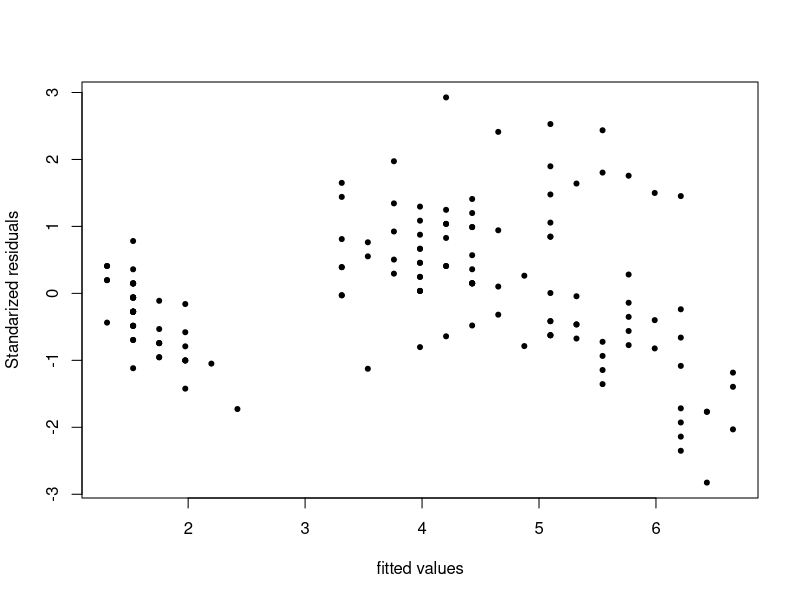
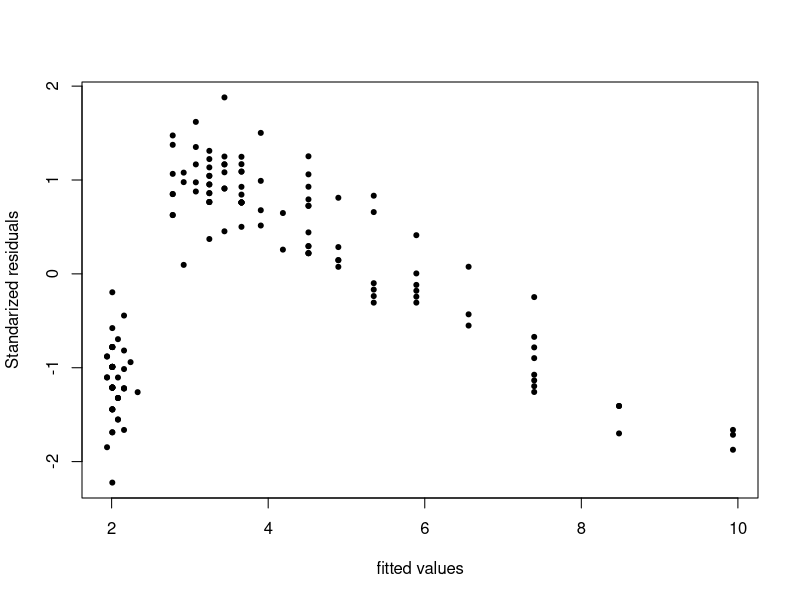
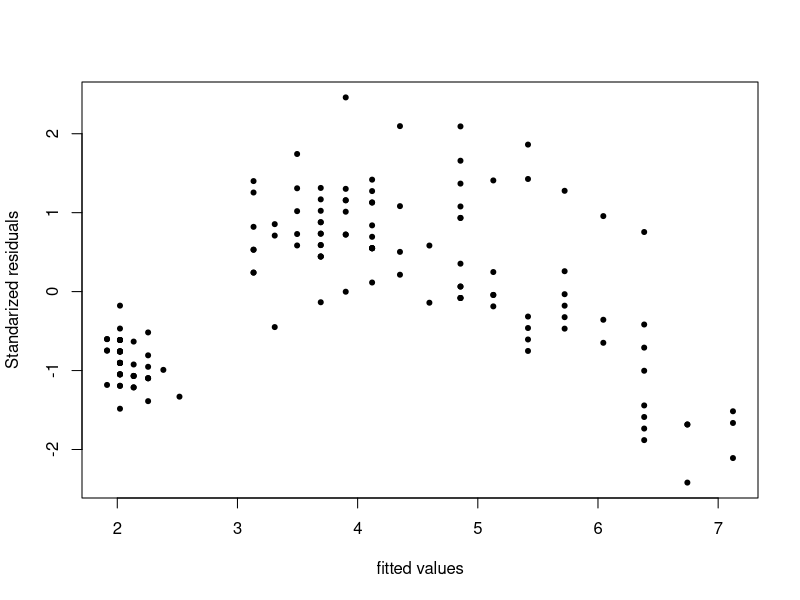
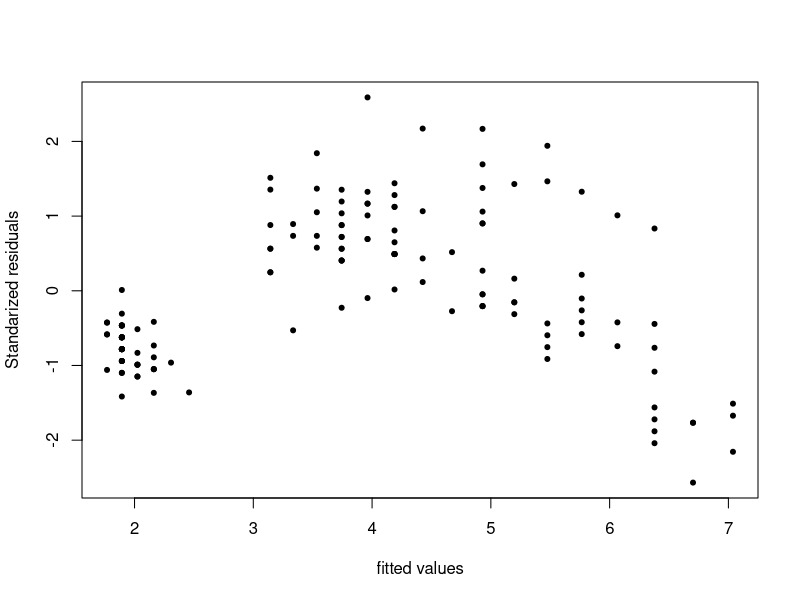

Generate these figures, in order, with R:
## ---- chunk 1
knitr::opts_chunk$set(echo = TRUE)
## ---- chunk 2
library(tidyverse)
data <- tribble(~Population, ~SLA, 
        "Flagstaff", 2, "Flagstaff", 1, "Flagstaff", 2,
        "Sedona", 5, "Sedona", 6, "Sedona", 7,
        "CampV", 10, "CampV", 11, "CampV", 10)

pop <- group_by(data, Population)
SLAtable <- summarise(pop, meanSLA = mean(SLA)); SLAtable

#ANOVA
model1 <- aov(SLA ~ Population, data=data)
summary(model1)

#ANOVA run as a linear model
model2 <- lm(SLA ~ Population, data=data)
summary(model2)

#in this simple model, 
#notice that the Intercept is the mean SLA of the 
#reference group
#then population Flagstaff Coefficient
#is 10.333 - 8.667 = 1.67 (mean of the Flagstaff pop)
#Sedona population =  10.3333 - 4.3333
#6 = mean SLA of the Sedona population
## ---- chunk 3
data(iris)
#Is petal width related to petal length?

#model <- glm(y-value ~ x-values, family = specifylinkingfunctions, data = dataset)
iris_model <- glm(Petal.Length ~ Petal.Width, family = gaussian(), data = iris) #y data is continuous, use gaussian
summary(iris_model)

#for comparison run a linear regression for comparison
iris_modelR <- lm(Petal.Length ~ Petal.Width, data = iris) #y data is continuous, use gaussian
summary(iris_modelR)

## ---- chunk 4

library(car)
#glm
#iris_model <- glm(Petal.Length ~ Petal.Width, family = gaussian(), data = iris) #y data is continuous, use gaussian
Anova(iris_model)

#for comparison run a linear regression for comparison
#iris_modelR <- lm(Petal.Length ~ Petal.Width, data = iris) #y data is continuous, use gaussian
Anova(iris_modelR)

## ---- chunk 5
#Look at residuals
res_irismodel <- rstandard(iris_model)
plot(iris_model$fitted.values, res_irismodel, pch=20, ylab = "Standarized residuals", xlab = "fitted values")

## ---- chunk 6
iris_model <- glm(Petal.Length ~ Petal.Width, family = Gamma (), data = iris) #y data is continuous, use gaussian
summary(iris_model)
res_irismodel <- rstandard(iris_model)
plot(iris_model$fitted.values, res_irismodel, pch=20, ylab = "Standarized residuals", xlab = "fitted values")

## ---- chunk 7
iris_model <- glm(Petal.Length ~ Petal.Width, family = gaussian (link="log"), data = iris) #y data is continuous, use gaussian
summary(iris_model)
res_irismodel <- rstandard(iris_model)
plot(iris_model$fitted.values, res_irismodel, pch=20, ylab = "Standarized residuals", xlab = "fitted values")

## ---- chunk 8
iris_model <- glm(Petal.Length ~ Petal.Width, family = gaussian (link=power(0.25)), data = iris) #y data is continuous, use gaussian
summary(iris_model)
res_irismodel <- rstandard(iris_model)
plot(iris_model$fitted.values, res_irismodel, pch=20, ylab = "Standarized residuals", xlab = "fitted values")

